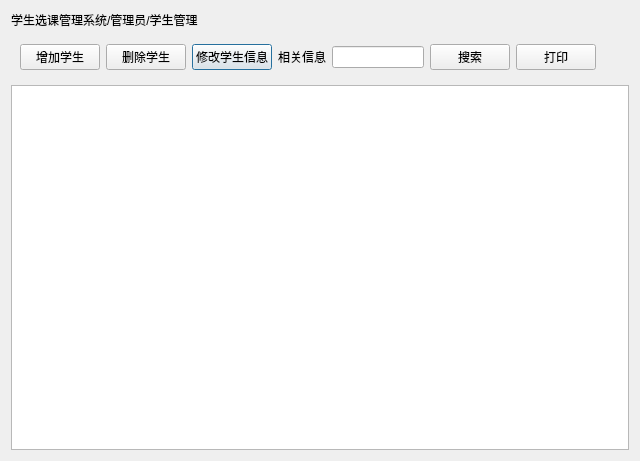
<?xml version="1.0" encoding="UTF-8"?>
<ui version="4.0">
 <class>adcell1_student</class>
 <widget class="QDialog" name="adcell1_student">
  <property name="geometry">
   <rect>
    <x>0</x>
    <y>0</y>
    <width>640</width>
    <height>461</height>
   </rect>
  </property>
  <property name="windowTitle">
   <string>Dialog</string>
  </property>
  <layout class="QGridLayout" name="gridLayout_2">
   <item row="2" column="0">
    <widget class="QTableView" name="tableView">
     <property name="name" stdset="0">
      <string>table</string>
     </property>
    </widget>
   </item>
   <item row="0" column="0">
    <widget class="QLabel" name="lib_title">
     <property name="text">
      <string>学生选课管理系统/管理员/学生管理</string>
     </property>
     <property name="name" stdset="0">
      <string>title</string>
     </property>
    </widget>
   </item>
   <item row="1" column="0">
    <widget class="QWidget" name="tool" native="true">
     <layout class="QGridLayout" name="gridLayout">
      <item row="0" column="2">
       <widget class="QPushButton" name="btn_updatastu">
        <property name="text">
         <string>修改学生信息</string>
        </property>
        <property name="name" stdset="0">
         <string>btn</string>
        </property>
       </widget>
      </item>
      <item row="0" column="5">
       <widget class="QPushButton" name="btn_search">
        <property name="text">
         <string>搜索</string>
        </property>
        <property name="name" stdset="0">
         <string>btn</string>
        </property>
       </widget>
      </item>
      <item row="0" column="7">
       <spacer name="horizontalSpacer">
        <property name="orientation">
         <enum>Qt::Horizontal</enum>
        </property>
        <property name="sizeHint" stdset="0">
         <size>
          <width>40</width>
          <height>20</height>
         </size>
        </property>
       </spacer>
      </item>
      <item row="0" column="1">
       <widget class="QPushButton" name="btn_deletestu">
        <property name="text">
         <string>删除学生</string>
        </property>
        <property name="name" stdset="0">
         <string>btn</string>
        </property>
       </widget>
      </item>
      <item row="0" column="0">
       <widget class="QPushButton" name="btn_addstu">
        <property name="text">
         <string>增加学生</string>
        </property>
        <property name="name" stdset="0">
         <string>btn</string>
        </property>
       </widget>
      </item>
      <item row="0" column="4">
       <widget class="QLineEdit" name="stuInfo">
        <property name="name" stdset="0">
         <string>le</string>
        </property>
       </widget>
      </item>
      <item row="0" column="3">
       <widget class="QLabel" name="label">
        <property name="layoutDirection">
         <enum>Qt::LeftToRight</enum>
        </property>
        <property name="text">
         <string>相关信息</string>
        </property>
        <property name="alignment">
         <set>Qt::AlignRight|Qt::AlignTrailing|Qt::AlignVCenter</set>
        </property>
        <property name="name" stdset="0">
         <string>lb</string>
        </property>
       </widget>
      </item>
      <item row="0" column="6">
       <widget class="QPushButton" name="pushButton">
        <property name="text">
         <string>打印</string>
        </property>
       </widget>
      </item>
     </layout>
    </widget>
   </item>
  </layout>
 </widget>
 <resources/>
 <connections/>
</ui>
